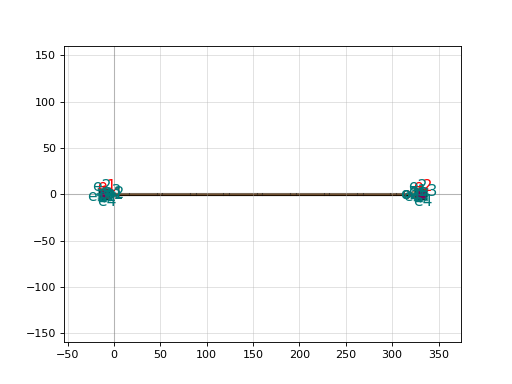

The script that drew this image:
import gdsfactory as gf

c = gf.components.straight_heater_metal_undercut_90_90(length=320.0, length_undercut_spacing=6.0, length_undercut=30.0, length_straight_input=15.0, heater_width=2.5, with_undercut=False, port_orientation1=90, port_orientation2=90, heater_taper_length=5.0)
c.plot()
